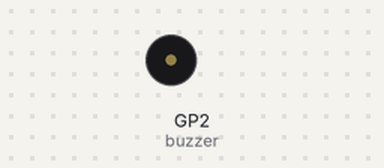
Bench run of a program on a simulated Raspberry Pi Pico running MicroPython. Parts: buzzer (waves = sounding). At 20.6 s the program stops and its outputs stay as they are.

Above: at 0.5 s.
At 6.22 s:
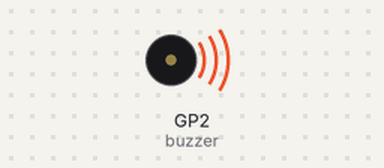
Timing chart, 0 to 6.5 s (numbered marks = the images above):
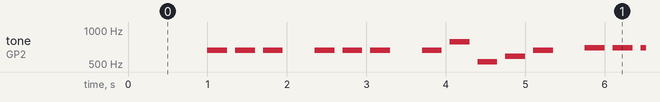

The program:

v_noceJsouTady.py
```python
from machine import Pin, PWM
from time import sleep

def ZahrajTón(buzzer, freq, trvanie, pauza=0):
    buzzer.init(freq=freq, duty_u16=2 ** 15)
    sleep(trvanie)
    buzzer.duty_u16(0)
    sleep(pauza)

buzzer = PWM(Pin(2))
buzzer.deinit()

sleep(1)
ZahrajTón(buzzer, 660, 0.25, 0.1) #E
ZahrajTón(buzzer, 660, 0.25, 0.1)
ZahrajTón(buzzer, 660, 0.25, 0.4)            #
ZahrajTón(buzzer, 660, 0.25, 0.1)
ZahrajTón(buzzer, 660, 0.25, 0.1)
ZahrajTón(buzzer, 660, 0.25, 0.4)                 #
ZahrajTón(buzzer, 660, 0.25, 0.1)
ZahrajTón(buzzer, 784, 0.25, 0.1) #G
ZahrajTón(buzzer, 523, 0.25, 0.1) #C
ZahrajTón(buzzer, 587, 0.25, 0.1) #D
ZahrajTón(buzzer, 660, 0.25, 0.4)              #
ZahrajTón(buzzer, 698, 0.25, 0.1) #F
ZahrajTón(buzzer, 698, 0.25, 0.1)
ZahrajTón(buzzer, 698, 0.25, 0.1)
ZahrajTón(buzzer, 698, 0.25, 0.1)
ZahrajTón(buzzer, 698, 0.25, 0.1)
ZahrajTón(buzzer, 660, 0.25, 0.1)
ZahrajTón(buzzer, 660, 0.25, 0.1)
ZahrajTón(buzzer, 660, 0.25, 0.1)
ZahrajTón(buzzer, 660, 0.25, 0.1)
ZahrajTón(buzzer, 587, 0.25, 0.1)
ZahrajTón(buzzer, 587, 0.25, 0.1)
ZahrajTón(buzzer, 660, 0.25, 0.1)
ZahrajTón(buzzer, 587, 0.25, 0.4)              #
ZahrajTón(buzzer, 784, 0.25, 0.4)              #
ZahrajTón(buzzer, 660, 0.25, 0.1)
ZahrajTón(buzzer, 660, 0.25, 0.1)
ZahrajTón(buzzer, 660, 0.25, 0.4)
ZahrajTón(buzzer, 660, 0.25, 0.1)
ZahrajTón(buzzer, 660, 0.25, 0.1)
ZahrajTón(buzzer, 660, 0.25, 0.4)              #
ZahrajTón(buzzer, 660, 0.25, 0.1)
ZahrajTón(buzzer, 784, 0.25, 0.1)
ZahrajTón(buzzer, 523, 0.25, 0.1)
ZahrajTón(buzzer, 587, 0.25, 0.1)
ZahrajTón(buzzer, 660, 0.25, 0.4)              #
ZahrajTón(buzzer, 698, 0.25, 0.1)
ZahrajTón(buzzer, 698, 0.25, 0.1)
ZahrajTón(buzzer, 698, 0.25, 0.1)
ZahrajTón(buzzer, 698, 0.25, 0.1)
ZahrajTón(buzzer, 698, 0.25, 0.1)
ZahrajTón(buzzer, 660, 0.25, 0.1)
ZahrajTón(buzzer, 660, 0.25, 0.1)
ZahrajTón(buzzer, 660, 0.25, 0.1)
ZahrajTón(buzzer, 784, 0.25, 0.1)
ZahrajTón(buzzer, 784, 0.25, 0.1)
ZahrajTón(buzzer, 660, 0.25, 0.1)
ZahrajTón(buzzer, 587, 0.25, 0.1)
ZahrajTón(buzzer, 523, 0.25, 0.1)
```

Measured:
- by itself, tone on GP2 (buzzer): plays 660 Hz for 0.25 s, 660 Hz for 0.25 s, 660 Hz for 0.25 s, 660 Hz for 0.25 s, 660 Hz for 0.25 s, 660 Hz for 0.25 s … (49 notes in this stretch)
